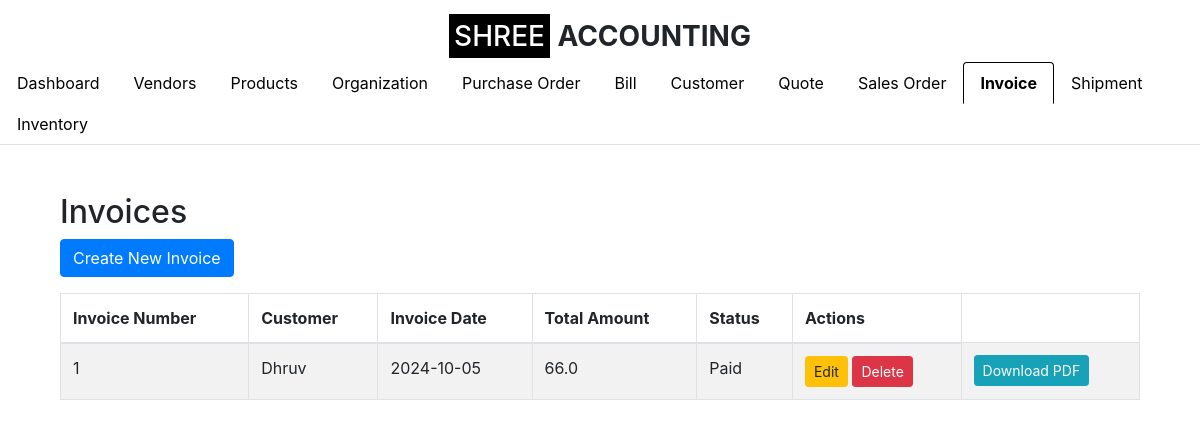
The app's page /invoice (signed in), older data.
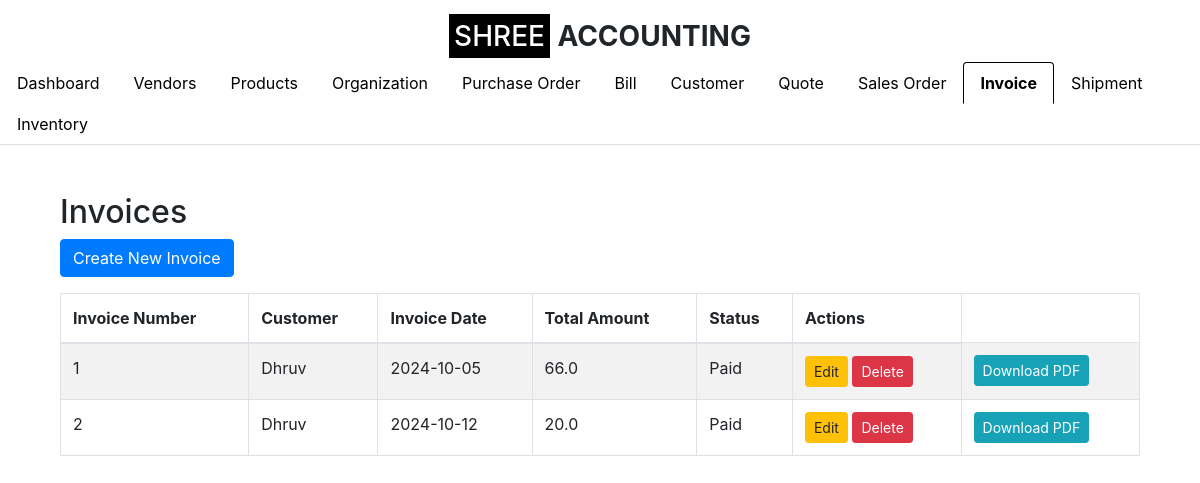
The same page, newer data.
### app.py (models this page shows, shortened)
class Invoice(db.Model):
    __tablename__ = 'invoice'
    id = db.Column(db.Integer, primary_key=True)
    invoice_number = db.Column(db.String(50), nullable=False, unique=True)
    customer_id = db.Column(db.Integer, db.ForeignKey('customer.id'), nullable=False)
    invoice_date = db.Column(db.Date, nullable=False)
    total_amount = db.Column(db.Float, nullable=False)
    status = db.Column(db.String(50), nullable=False, default='Draft')
    organization_id = db.Column(db.Integer, db.ForeignKey('organization.id'), nullable=False)
    customer = db.relationship('Customer', backref=db.backref('invoices', lazy=True))
    line_items = db.relationship('InvoiceLineItem', backref='invoice_ref', lazy=True, cascade="all, delete-orphan")

class Customer(db.Model):
    id = db.Column(db.Integer, primary_key=True)
    customer_name = db.Column(db.String(100), nullable=False)
    company_name = db.Column(db.String(100), nullable=False)
    email_id = db.Column(db.String(100), nullable=False)
    phone_number = db.Column(db.String(15), nullable=False)
    address = db.Column(db.String(255), nullable=False)
    gst_number = db.Column(db.String(15), nullable=True)  # GST Number is optional
    organization_id = db.Column(db.Integer, db.ForeignKey('organization.id'), nullable=False)
    organization = db.relationship('Organization', backref=db.backref('customers', lazy=True))

### app.py (the view)
    def wrap(*args, **kwargs):
        if 'logged_in' in session:
            return f(*args, **kwargs)
        else:
            flash('Please log in first.', 'warning')
            return redirect(url_for('login'))

### app.py (called while the page is built)
def login_required(f):
    def wrap(*args, **kwargs):
        if 'logged_in' in session:
            return f(*args, **kwargs)
        else:
            flash('Please log in first.', 'warning')
            return redirect(url_for('login'))
    wrap.__name__ = f.__name__
    return wrap

@app.route('/invoice', methods=['GET', 'POST'])
@login_required
def invoice_list():
    organization_id = session.get('organization_id')
    invoices = Invoice.query.join(Customer).filter(
        Customer.organization_id == organization_id,
        Invoice.organization_id == organization_id
    ).all()
    return render_template('invoice_list.html', invoices=invoices, show_logo=True, active_tab='invoice')

### templates/invoice_list.html (shortened to what this page needs)
{% extends "base.html" %}
{% block content %}
<div class="container mt-5">
    <h2>Invoices</h2>
    <a href="{{ url_for('create_invoice') }}" class="btn btn-primary mb-3">Create New Invoice</a>
    <table class="table table-bordered table-striped">
        <thead>
            <tr>
                <th>Invoice Number</th>
                <th>Customer</th>
                <th>Invoice Date</th>
                <th>Total Amount</th>
                <th>Status</th>
                <th>Actions</th>
            </tr>
        </thead>
        <tbody>
            {% for invoice in invoices %}
            <tr>
                <td>{{ invoice.invoice_number }}</td>
                <td>{{ invoice.customer.customer_name }}</td>
                <td>{{ invoice.invoice_date }}</td>
                <td>{{ invoice.total_amount }}</td>
                <td>{{ invoice.status }}</td>
                <td>
                    <a href="{{ url_for('edit_invoice', invoice_id=invoice.id) }}" class="btn btn-warning btn-sm">Edit</a>
                    <form method="POST" action="{{ url_for('delete_invoice', invoice_id=invoice.id) }}" style="display:inline-block;">
                        <button type="submit" class="btn btn-danger btn-sm">Delete</button>
                    </form>
                </td>
                <td>
    <a href="{{ url_for('generate_invoice_pdf', invoice_id=invoice.id) }}" class="btn btn-info btn-sm">Download PDF</a>
</td>
            </tr>
            {% endfor %}
        </tbody>
    </table>
</div>
{% endblock %}

Row changes from the older to the newer data that the page shows:
added Invoice: invoice_number "2", customer.customer_name "Dhruv", invoice_date "2024-10-12", total_amount "20.0", status "Paid"
